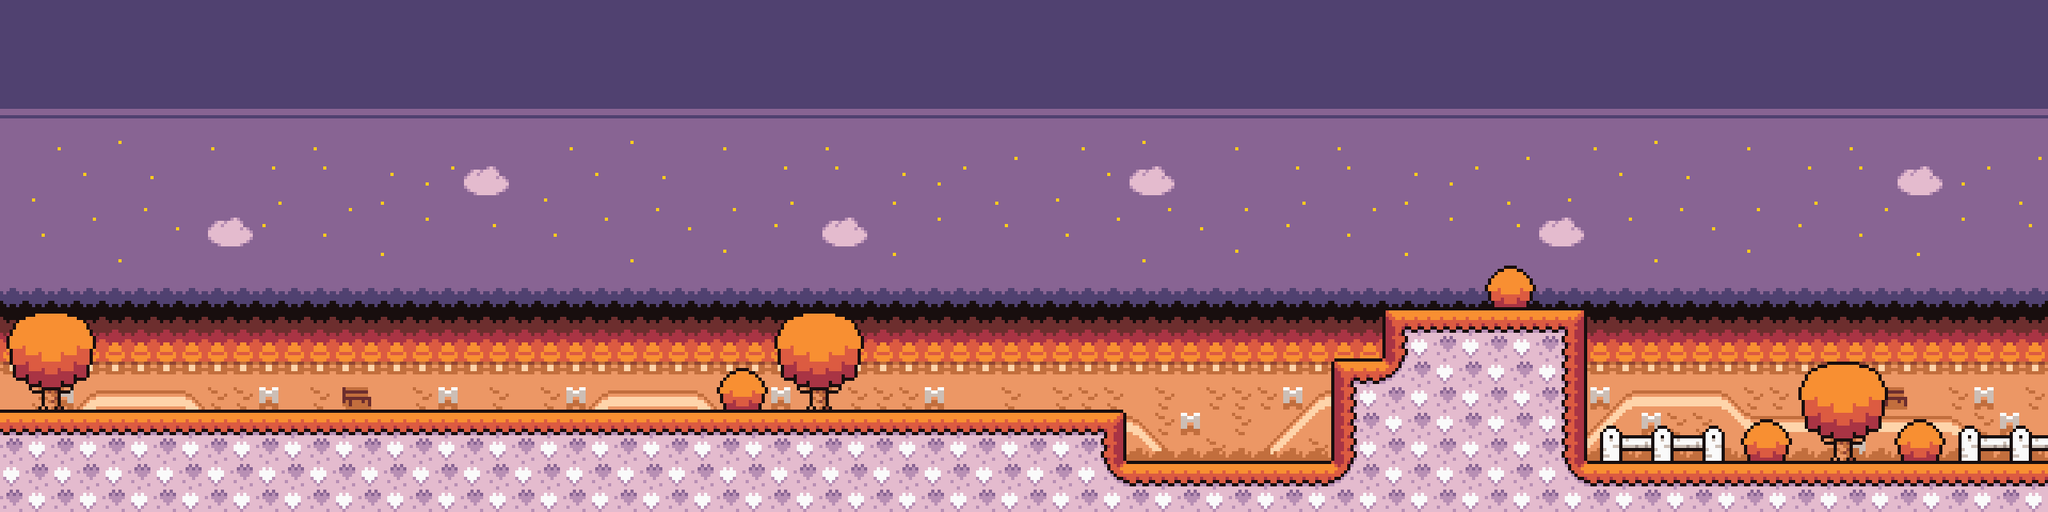

A 2D game scene composited from a Tiled map and its tileset images. What follows is a short description and the map's XML, with every tile layer's data as written:
An orthogonal 40x10 tile map with 64x64 px tiles, 3 tile layers (background, decoration, ground) and 4 objects (enemy01, enemy02, start, finish).

<map version="1.0" orientation="orthogonal" renderorder="right-down" width="40" height="10" tilewidth="64" tileheight="64" nextobjectid="9">
 <tileset firstgid="1" name="tsStages" tilewidth="64" tileheight="64">
  <image source="mapTiles.png" width="3200" height="1280" />
 </tileset>
 <layer name="background" width="40" height="10">
  <data encoding="csv">
231,232,233,234,235,236,237,238,239,240,231,232,233,234,235,236,237,238,239,240,231,232,233,234,235,236,237,238,239,240,231,232,233,234,235,236,237,238,239,240,
231,232,233,234,235,236,237,238,239,240,231,232,233,234,235,236,237,238,239,240,231,232,233,234,235,236,237,238,239,240,231,232,233,234,235,236,237,238,239,240,
281,282,283,284,285,286,287,288,289,290,281,282,283,284,285,286,287,288,289,290,281,282,283,284,285,286,287,288,289,290,281,282,283,284,285,286,287,288,289,290,
331,332,333,334,335,336,337,338,339,340,331,332,333,334,335,336,337,338,339,340,331,332,333,334,335,336,337,338,339,340,331,332,333,334,335,336,337,338,339,340,
381,382,383,384,385,386,387,388,389,390,381,382,383,384,385,386,387,388,389,390,381,382,383,384,385,386,387,388,389,390,381,382,383,384,385,386,387,388,389,390,
431,432,433,434,435,436,437,438,439,440,431,432,433,434,435,436,437,438,439,440,431,432,433,434,435,436,437,438,439,440,431,432,433,434,435,436,437,438,439,440,
481,482,483,484,485,486,487,488,489,490,481,482,483,484,485,486,487,488,489,490,481,482,483,484,485,486,487,488,489,490,481,482,483,484,485,486,487,488,489,490,
531,532,533,534,535,536,537,538,539,540,531,532,533,534,535,536,540,535,536,540,531,535,540,540,535,532,533,534,535,540,531,532,533,534,535,540,537,538,539,540,
581,582,583,584,585,586,587,588,589,590,581,582,583,584,585,586,587,588,586,586,586,586,589,590,581,582,583,584,585,589,581,582,583,584,585,586,587,588,589,590,
631,632,633,634,635,636,637,638,639,640,631,632,633,634,635,636,637,638,639,640,631,632,633,634,635,636,637,638,639,640,631,632,633,634,635,636,637,638,639,640
</data>
 </layer>
 <layer name="decoration" width="40" height="10">
  <data encoding="csv">
0,0,0,0,0,0,0,0,0,0,0,0,0,0,0,0,0,0,0,0,0,0,0,0,0,0,0,0,0,0,0,0,0,0,0,0,0,0,0,0,
0,0,0,0,0,0,0,0,0,0,0,0,0,0,0,0,0,0,0,0,0,0,0,0,0,0,0,0,0,0,0,0,0,0,0,0,0,0,0,0,
0,0,0,0,0,0,0,0,0,0,0,0,0,0,0,0,0,0,0,0,0,0,0,0,0,0,0,0,0,0,0,0,0,0,0,0,0,0,0,0,
0,0,0,0,0,0,0,0,0,112,0,0,0,0,0,0,0,0,0,0,0,0,112,0,0,0,0,0,0,0,0,0,0,0,0,0,0,112,0,0,
0,0,0,0,112,0,0,0,0,0,0,0,0,0,0,0,112,0,0,0,0,0,0,0,0,0,0,0,0,0,112,0,0,0,0,0,0,0,0,0,
0,0,0,0,0,0,0,0,0,0,0,0,0,0,0,0,0,0,0,0,0,0,0,0,0,0,0,0,0,162,0,0,0,0,0,0,0,0,0,0,
110,111,0,0,0,0,0,0,0,0,0,0,0,0,0,110,111,0,0,0,0,0,0,0,0,0,0,0,0,0,0,0,0,0,0,0,0,0,0,0,
160,161,0,0,0,0,0,0,0,0,0,0,0,0,162,160,161,0,0,0,0,0,0,0,0,0,0,0,0,0,0,0,0,0,0,110,111,0,0,0,
0,0,0,0,0,0,0,0,0,0,0,0,0,0,0,0,0,0,0,0,0,0,0,0,0,0,0,0,0,0,0,168,169,170,162,160,161,162,168,169,
0,0,0,0,0,0,0,0,0,0,0,0,0,0,0,0,0,0,0,0,0,0,0,0,0,0,0,0,0,0,0,0,0,0,0,0,0,0,0,0
</data>
 </layer>
 <layer name="ground" width="40" height="10">
  <data encoding="csv">
0,0,0,0,0,0,0,0,0,0,0,0,0,0,0,0,0,0,0,0,0,0,0,0,0,0,0,0,0,0,0,0,0,0,0,0,0,0,0,0,
0,0,0,0,0,0,0,0,0,0,0,0,0,0,0,0,0,0,0,0,0,0,0,0,0,0,0,0,0,0,0,0,0,0,0,0,0,0,0,0,
0,0,0,0,0,0,0,0,0,0,0,0,0,0,0,0,0,0,0,0,0,0,0,0,0,0,0,0,0,0,0,0,0,0,0,0,0,0,0,0,
0,0,0,0,0,0,0,0,0,0,0,0,0,0,0,0,0,0,0,0,0,0,0,0,0,0,0,0,0,0,0,0,0,0,0,0,0,0,0,0,
0,0,0,0,0,0,0,0,0,0,0,0,0,0,0,0,0,0,0,0,0,0,0,0,0,0,0,0,0,0,0,0,0,0,0,0,0,0,0,0,
0,0,0,0,0,0,0,0,0,0,0,0,0,0,0,0,0,0,0,0,0,0,0,0,0,0,0,0,0,0,0,0,0,0,0,0,0,0,0,0,
0,0,0,0,0,0,0,0,0,0,0,0,0,0,0,0,0,0,0,0,0,0,0,0,0,0,0,13,14,14,15,0,0,0,0,0,0,0,0,0,
0,0,0,0,0,0,0,0,0,0,0,0,0,0,0,0,0,0,0,0,0,0,0,0,0,0,13,16,64,64,65,0,0,0,0,0,0,0,0,0,
14,14,14,14,14,14,14,14,14,14,14,14,14,14,14,14,14,14,14,14,14,15,0,0,0,0,63,64,64,64,65,0,0,0,0,0,0,0,0,0,
64,64,64,64,64,64,64,64,64,64,64,64,64,64,64,64,64,64,64,64,64,66,14,14,14,14,16,64,64,64,66,14,14,14,14,14,14,14,14,14
</data>
 </layer>
 <objectgroup name="enemies">
  <object id="7" name="enemy01" x="1447" y="488" width="24" height="21" />
  <object id="8" name="enemy02" x="2009.5" y="450.5" width="24" height="21" />
 </objectgroup>
 <objectgroup name="checkpoints">
  <object id="1" name="start" x="584.485" y="434.758" width="46" height="47" />
  <object id="6" name="finish" x="2432" y="512" width="128" height="66.6667" />
 </objectgroup>
</map>
